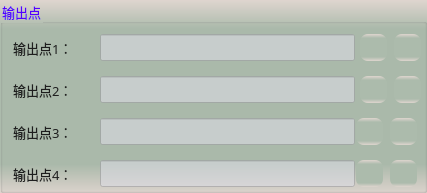
      <widget class="QGroupBox" name="groupCamera_3">
       <property name="geometry">
        <rect>
         <x>9</x>
         <y>318</y>
         <width>427</width>
         <height>193</height>
        </rect>
       </property>
       <property name="font">
        <font>
         <family>微软雅黑</family>
         <pointsize>10</pointsize>
        </font>
       </property>
       <property name="styleSheet">
        <string notr="true">background-color: qlineargradient(x1:0, y1:0, x2:0, y2:1, stop:0 #dfd5cf, stop: 0.15 #acbbac, stop: 0.85 #acbbac,stop:1 #dfd5cf);
color: rgb(85, 0, 255);</string>
       </property>
       <property name="title">
        <string>输出点</string>
       </property>
       <widget class="QLabel" name="label_14">
        <property name="geometry">
         <rect>
          <x>13</x>
          <y>80</y>
          <width>81</width>
          <height>19</height>
         </rect>
        </property>
        <property name="font">
         <font>
          <family>微软雅黑</family>
          <pointsize>10</pointsize>
         </font>
        </property>
        <property name="styleSheet">
         <string notr="true">color: rgb(30, 30, 30);
background: transparent;</string>
        </property>
        <property name="text">
         <string>输出点2：</string>
        </property>
       </widget>
       <widget class="QLineEdit" name="txtOutPutPos1">
        <property name="geometry">
         <rect>
          <x>100</x>
          <y>34</y>
          <width>255</width>
          <height>27</height>
         </rect>
        </property>
        <property name="font">
         <font>
          <family>微软雅黑</family>
          <pointsize>10</pointsize>
         </font>
        </property>
        <property name="toolTip">
         <string>全局变量cv::Point2f类型</string>
        </property>
        <property name="styleSheet">
         <string notr="true">color: rgb(0, 0, 200);
background-color: rgba(220, 220, 227,150);</string>
        </property>
        <property name="text">
         <string/>
        </property>
        <property name="alignment">
         <set>Qt::AlignCenter</set>
        </property>
        <property name="readOnly">
         <bool>true</bool>
        </property>
       </widget>
       <widget class="QPushButton" name="btnLinkOutPutPos1">
        <property name="geometry">
         <rect>
          <x>360</x>
          <y>34</y>
          <width>27</width>
          <height>27</height>
         </rect>
        </property>
        <property name="toolTip">
         <string>链接输出点1</string>
        </property>
        <property name="styleSheet">
         <string notr="true">QWidget{ border:none;border-radius: 8px;padding: 2px 4px;}
QPushButton:hover{ background-color: rgba(85, 150, 127, 100);}
QPushButton:pressed{background-color: rgba(85, 180, 127, 160);}</string>
        </property>
        <property name="text">
         <string/>
        </property>
        <property name="icon">
         <iconset resource="sub_res.qrc">
          <normaloff>:/resource/link.png</normaloff>:/resource/link.png</iconset>
        </property>
        <property name="iconSize">
         <size>
          <width>27</width>
          <height>27</height>
         </size>
        </property>
       </widget>
       <widget class="QPushButton" name="btnDelLinkOutPutPos1">
        <property name="geometry">
         <rect>
          <x>394</x>
          <y>34</y>
          <width>27</width>
          <height>27</height>
         </rect>
        </property>
        <property name="toolTip">
         <string>删除输出点1链接</string>
        </property>
        <property name="styleSheet">
         <string notr="true">QWidget{ border:none;border-radius: 8px;padding: 2px 4px;}
QPushButton:hover{ background-color: rgba(226, 142, 162, 100);}
QPushButton:pressed{background-color: rgba(226, 172, 162, 200);}</string>
        </property>
        <property name="text">
         <string/>
        </property>
        <property name="icon">
         <iconset resource="sub_res.qrc">
          <normaloff>:/resource/del_link.png</normaloff>:/resource/del_link.png</iconset>
        </property>
        <property name="iconSize">
         <size>
          <width>27</width>
          <height>27</height>
         </size>
        </property>
       </widget>
       <widget class="QLabel" name="label_15">
        <property name="geometry">
         <rect>
          <x>13</x>
          <y>38</y>
          <width>81</width>
          <height>19</height>
         </rect>
        </property>
        <property name="font">
         <font>
          <family>微软雅黑</family>
          <pointsize>10</pointsize>
         </font>
        </property>
        <property name="styleSheet">
         <string notr="true">color: rgb(30, 30, 30);
background: transparent;</string>
        </property>
        <property name="text">
         <string>输出点1：</string>
        </property>
       </widget>
       <widget class="QPushButton" name="btnDelLinkOutPutPos2">
        <property name="geometry">
         <rect>
          <x>394</x>
          <y>76</y>
          <width>27</width>
          <height>27</height>
         </rect>
        </property>
        <property name="toolTip">
         <string>删除输出点2链接</string>
        </property>
        <property name="styleSheet">
         <string notr="true">QWidget{ border:none;border-radius: 8px;padding: 2px 4px;}
QPushButton:hover{ background-color: rgba(226, 142, 162, 100);}
QPushButton:pressed{background-color: rgba(226, 172, 162, 200);}</string>
        </property>
        <property name="text">
         <string/>
        </property>
        <property name="icon">
         <iconset resource="sub_res.qrc">
          <normaloff>:/resource/del_link.png</normaloff>:/resource/del_link.png</iconset>
        </property>
        <property name="iconSize">
         <size>
          <width>27</width>
          <height>27</height>
         </size>
        </property>
       </widget>
       <widget class="QLineEdit" name="txtOutPutPos2">
        <property name="geometry">
         <rect>
          <x>100</x>
          <y>76</y>
          <width>255</width>
          <height>27</height>
         </rect>
        </property>
        <property name="font">
         <font>
          <family>微软雅黑</family>
          <pointsize>10</pointsize>
         </font>
        </property>
        <property name="toolTip">
         <string>全局变量cv::Point2f类型</string>
        </property>
        <property name="styleSheet">
         <string notr="true">color: rgb(0, 0, 200);
background-color: rgba(220, 220, 227,150);</string>
        </property>
        <property name="text">
         <string/>
        </property>
        <property name="alignment">
         <set>Qt::AlignCenter</set>
        </property>
        <property name="readOnly">
         <bool>true</bool>
        </property>
       </widget>
       <widget class="QPushButton" name="btnLinkOutPutPos2">
        <property name="geometry">
         <rect>
          <x>360</x>
          <y>76</y>
          <width>27</width>
          <height>27</height>
         </rect>
        </property>
        <property name="toolTip">
         <string>链接输出点2</string>
        </property>
        <property name="styleSheet">
         <string notr="true">QWidget{ border:none;border-radius: 8px;padding: 2px 4px;}
QPushButton:hover{ background-color: rgba(85, 150, 127, 100);}
QPushButton:pressed{background-color: rgba(85, 180, 127, 160);}</string>
        </property>
        <property name="text">
         <string/>
        </property>
        <property name="icon">
         <iconset resource="sub_res.qrc">
          <normaloff>:/resource/link.png</normaloff>:/resource/link.png</iconset>
        </property>
        <property name="iconSize">
         <size>
          <width>27</width>
          <height>27</height>
         </size>
        </property>
       </widget>
       <widget class="QPushButton" name="btnLinkOutPutPos4">
        <property name="geometry">
         <rect>
          <x>356</x>
          <y>160</y>
          <width>27</width>
          <height>27</height>
         </rect>
        </property>
        <property name="toolTip">
         <string>链接输出点4</string>
        </property>
        <property name="styleSheet">
         <string notr="true">QWidget{ border:none;border-radius: 8px;padding: 2px 4px;}
QPushButton:hover{ background-color: rgba(85, 150, 127, 100);}
QPushButton:pressed{background-color: rgba(85, 180, 127, 160);}</string>
        </property>
        <property name="text">
         <string/>
        </property>
        <property name="icon">
         <iconset resource="sub_res.qrc">
          <normaloff>:/resource/link.png</normaloff>:/resource/link.png</iconset>
        </property>
        <property name="iconSize">
         <size>
          <width>27</width>
          <height>27</height>
         </size>
        </property>
       </widget>
       <widget class="QPushButton" name="btnDelLinkOutPutPos4">
        <property name="geometry">
         <rect>
          <x>390</x>
          <y>160</y>
          <width>27</width>
          <height>27</height>
         </rect>
        </property>
        <property name="toolTip">
         <string>删除输出点4链接</string>
        </property>
        <property name="styleSheet">
         <string notr="true">QWidget{ border:none;border-radius: 8px;padding: 2px 4px;}
QPushButton:hover{ background-color: rgba(226, 142, 162, 100);}
QPushButton:pressed{background-color: rgba(226, 172, 162, 200);}</string>
        </property>
        <property name="text">
         <string/>
        </property>
        <property name="icon">
         <iconset resource="sub_res.qrc">
          <normaloff>:/resource/del_link.png</normaloff>:/resource/del_link.png</iconset>
        </property>
        <property name="iconSize">
         <size>
          <width>27</width>
          <height>27</height>
         </size>
        </property>
       </widget>
       <widget class="QLabel" name="label_16">
        <property name="geometry">
         <rect>
          <x>13</x>
          <y>122</y>
          <width>81</width>
          <height>19</height>
         </rect>
        </property>
        <property name="font">
         <font>
          <family>微软雅黑</family>
          <pointsize>10</pointsize>
         </font>
        </property>
        <property name="styleSheet">
         <string notr="true">color: rgb(30, 30, 30);
background: transparent;</string>
        </property>
        <property name="text">
         <string>输出点3：</string>
        </property>
       </widget>
       <widget class="QPushButton" name="btnDelLinkOutPutPos3">
        <property name="geometry">
         <rect>
          <x>390</x>
          <y>118</y>
          <width>27</width>
          <height>27</height>
         </rect>
        </property>
        <property name="toolTip">
         <string>删除输出点3链接</string>
        </property>
        <property name="styleSheet">
         <string notr="true">QWidget{ border:none;border-radius: 8px;padding: 2px 4px;}
QPushButton:hover{ background-color: rgba(226, 142, 162, 100);}
QPushButton:pressed{background-color: rgba(226, 172, 162, 200);}</string>
        </property>
        <property name="text">
         <string/>
        </property>
        <property name="icon">
         <iconset resource="sub_res.qrc">
          <normaloff>:/resource/del_link.png</normaloff>:/resource/del_link.png</iconset>
        </property>
        <property name="iconSize">
         <size>
          <width>27</width>
          <height>27</height>
         </size>
        </property>
       </widget>
       <widget class="QLabel" name="label_17">
        <property name="geometry">
         <rect>
          <x>13</x>
          <y>164</y>
          <width>81</width>
          <height>19</height>
         </rect>
        </property>
        <property name="font">
         <font>
          <family>微软雅黑</family>
          <pointsize>10</pointsize>
         </font>
        </property>
        <property name="styleSheet">
         <string notr="true">color: rgb(30, 30, 30);
background: transparent;</string>
        </property>
        <property name="text">
         <string>输出点4：</string>
        </property>
       </widget>
       <widget class="QLineEdit" name="txtOutPutPos3">
        <property name="geometry">
         <rect>
          <x>100</x>
          <y>118</y>
          <width>255</width>
          <height>27</height>
         </rect>
        </property>
        <property name="font">
         <font>
          <family>微软雅黑</family>
          <pointsize>10</pointsize>
         </font>
        </property>
        <property name="toolTip">
         <string>全局变量cv::Point2f类型</string>
        </property>
        <property name="styleSheet">
         <string notr="true">color: rgb(0, 0, 200);
background-color: rgba(220, 220, 227,150);</string>
        </property>
        <property name="text">
         <string/>
        </property>
        <property name="alignment">
         <set>Qt::AlignCenter</set>
        </property>
        <property name="readOnly">
         <bool>true</bool>
        </property>
       </widget>
       <widget class="QLineEdit" name="txtOutPutPos4">
        <property name="geometry">
         <rect>
          <x>100</x>
          <y>160</y>
          <width>255</width>
          <height>27</height>
         </rect>
        </property>
        <property name="font">
         <font>
          <family>微软雅黑</family>
          <pointsize>10</pointsize>
         </font>
        </property>
        <property name="toolTip">
         <string>全局变量cv::Point2f类型</string>
        </property>
        <property name="styleSheet">
         <string notr="true">color: rgb(0, 0, 200);
background-color: rgba(220, 220, 227,150);</string>
        </property>
        <property name="text">
         <string/>
        </property>
        <property name="alignment">
         <set>Qt::AlignCenter</set>
        </property>
        <property name="readOnly">
         <bool>true</bool>
        </property>
       </widget>
       <widget class="QPushButton" name="btnLinkOutPutPos3">
        <property name="geometry">
         <rect>
          <x>356</x>
          <y>118</y>
          <width>27</width>
          <height>27</height>
         </rect>
        </property>
        <property name="toolTip">
         <string>链接输出点3</string>
        </property>
        <property name="styleSheet">
         <string notr="true">QWidget{ border:none;border-radius: 8px;padding: 2px 4px;}
QPushButton:hover{ background-color: rgba(85, 150, 127, 100);}
QPushButton:pressed{background-color: rgba(85, 180, 127, 160);}</string>
        </property>
        <property name="text">
         <string/>
        </property>
        <property name="icon">
         <iconset resource="sub_res.qrc">
          <normaloff>:/resource/link.png</normaloff>:/resource/link.png</iconset>
        </property>
        <property name="iconSize">
         <size>
          <width>27</width>
          <height>27</height>
         </size>
        </property>
       </widget>
      </widget>
